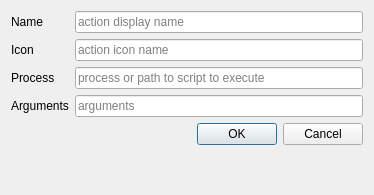
<?xml version="1.0" encoding="UTF-8"?>
<ui version="4.0">
 <class>AddAction</class>
 <widget class="QDialog" name="AddAction">
  <property name="geometry">
   <rect>
    <x>0</x>
    <y>0</y>
    <width>374</width>
    <height>195</height>
   </rect>
  </property>
  <property name="windowTitle">
   <string>Dialog</string>
  </property>
  <layout class="QFormLayout" name="formLayout">
   <item row="0" column="0">
    <widget class="QLabel" name="label_2">
     <property name="text">
      <string>Name</string>
     </property>
    </widget>
   </item>
   <item row="0" column="1">
    <widget class="QLineEdit" name="actionName">
     <property name="placeholderText">
      <string>action display name</string>
     </property>
    </widget>
   </item>
   <item row="1" column="0">
    <widget class="QLabel" name="label">
     <property name="text">
      <string>Icon</string>
     </property>
    </widget>
   </item>
   <item row="2" column="0">
    <widget class="QLabel" name="label_3">
     <property name="text">
      <string>Process</string>
     </property>
    </widget>
   </item>
   <item row="3" column="0">
    <widget class="QLabel" name="label_4">
     <property name="text">
      <string>Arguments</string>
     </property>
    </widget>
   </item>
   <item row="1" column="1">
    <widget class="QLineEdit" name="actionIcon">
     <property name="placeholderText">
      <string>action icon name</string>
     </property>
    </widget>
   </item>
   <item row="2" column="1">
    <widget class="QLineEdit" name="actionProcess">
     <property name="placeholderText">
      <string>process or path to script to execute</string>
     </property>
    </widget>
   </item>
   <item row="3" column="1">
    <widget class="QLineEdit" name="actionArgs">
     <property name="placeholderText">
      <string>arguments</string>
     </property>
    </widget>
   </item>
   <item row="10" column="1">
    <widget class="QDialogButtonBox" name="buttonBox">
     <property name="orientation">
      <enum>Qt::Horizontal</enum>
     </property>
     <property name="standardButtons">
      <set>QDialogButtonBox::Cancel|QDialogButtonBox::Ok</set>
     </property>
    </widget>
   </item>
  </layout>
 </widget>
 <resources/>
 <connections>
  <connection>
   <sender>buttonBox</sender>
   <signal>accepted()</signal>
   <receiver>AddAction</receiver>
   <slot>accept()</slot>
   <hints>
    <hint type="sourcelabel">
     <x>248</x>
     <y>254</y>
    </hint>
    <hint type="destinationlabel">
     <x>157</x>
     <y>274</y>
    </hint>
   </hints>
  </connection>
  <connection>
   <sender>buttonBox</sender>
   <signal>rejected()</signal>
   <receiver>AddAction</receiver>
   <slot>reject()</slot>
   <hints>
    <hint type="sourcelabel">
     <x>316</x>
     <y>260</y>
    </hint>
    <hint type="destinationlabel">
     <x>286</x>
     <y>274</y>
    </hint>
   </hints>
  </connection>
 </connections>
</ui>
